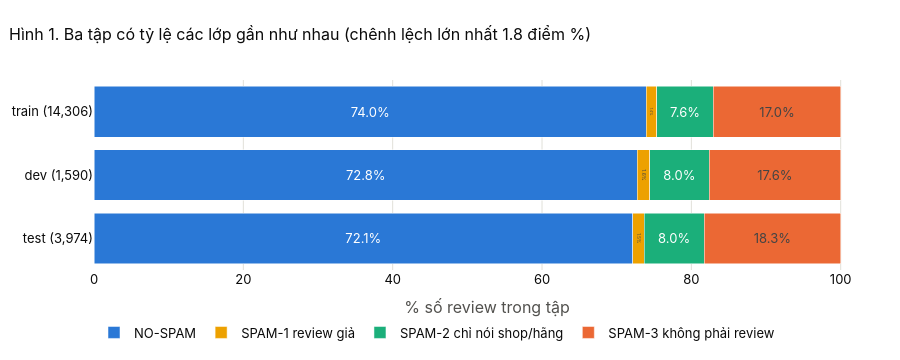

This figure's notebook cell:
### Markdown cell above
### 4.3 Ba tập train, dev, test có giống nhau không?

Nếu tác giả chia ngẫu nhiên và giữ tỷ lệ các lớp, thì tỷ lệ mỗi loại spam trong train, dev và test phải gần như bằng nhau.

### Code cell
split_counts = pd.crosstab(df["split"], df["type_name"]).loc[list(SPLIT_FILES)]   # thứ tự train, dev, test
split_share = split_counts.div(split_counts.sum(axis=1), axis=0) * 100

fig = go.Figure()
for type_name in split_share.columns:
    fig.add_trace(go.Bar(
        y=[f"{s} ({split_counts.loc[s].sum():,})" for s in split_share.index], x=split_share[type_name],
        name=type_name, orientation="h", marker_color=TYPE_COLORS[type_name],
        customdata=split_counts[type_name],
        text=[f"{v:.1f}%" for v in split_share[type_name]], textposition="inside", insidetextanchor="middle",
        hovertemplate="%{y}<br>" + type_name + ": %{customdata:,} review (%{x:.1f}%)<extra></extra>",
    ))
max_gap = (split_share.max() - split_share.min()).max()
show_fig(fig, f"Ba tập có tỷ lệ các lớp gần như nhau (chênh lệch lớn nhất {max_gap:.1f} điểm %)",
         barmode="stack", height=360, xaxis_title="% số review trong tập", yaxis_autorange="reversed",
         legend=BOTTOM_LEGEND)

### Figure 1 — Plotly figure (JSON) as saved in the notebook; plotly's stock layout.template omitted (floating-point values rounded to 4 significant figures)
{"data": [{"customdata": [10585, 1157, 2867], "hovertemplate": "%{y}<br>NO-SPAM: %{customdata:,} review (%{x:.1f}%)<extra></extra>", "insidetextanchor": "middle", "marker": {"color": "#2a78d6"}, "name": "NO-SPAM", "orientation": "h", "text": ["74.0%", "72.8%", "72.1%"], "textposition": "inside", "type": "bar", "x": [73.99, 72.77, 72.14], "y": ["train (14,306)", "dev (1,590)", "test (3,974)"]}, {"customdata": [195, 26, 61], "hovertemplate": "%{y}<br>SPAM-1 review giả: %{customdata:,} review (%{x:.1f}%)<extra></extra>", "insidetextanchor": "middle", "marker": {"color": "#eda100"}, "name": "SPAM-1 review giả", "orientation": "h", "text": ["1.4%", "1.6%", "1.5%"], "textposition": "inside", "type": "bar", "x": [1.363, 1.635, 1.535], "y": ["train (14,306)", "dev (1,590)", "test (3,974)"]}, {"customdata": [1087, 127, 319], "hovertemplate": "%{y}<br>SPAM-2 chỉ nói shop/hãng: %{customdata:,} review (%{x:.1f}%)<extra></extra>", "insidetextanchor": "middle", "marker": {"color": "#1baf7a"}, "name": "SPAM-2 chỉ nói shop/hãng", "orientation": "h", "text": ["7.6%", "8.0%", "8.0%"], "textposition": "inside", "type": "bar", "x": [7.598, 7.987, 8.027], "y": ["train (14,306)", "dev (1,590)", "test (3,974)"]}, {"customdata": [2439, 280, 727], "hovertemplate": "%{y}<br>SPAM-3 không phải review: %{customdata:,} review (%{x:.1f}%)<extra></extra>", "insidetextanchor": "middle", "marker": {"color": "#eb6834"}, "name": "SPAM-3 không phải review", "orientation": "h", "text": ["17.0%", "17.6%", "18.3%"], "textposition": "inside", "type": "bar", "x": [17.05, 17.61, 18.29], "y": ["train (14,306)", "dev (1,590)", "test (3,974)"]}], "layout": {"barmode": "stack", "height": 360, "legend": {"orientation": "h", "traceorder": "normal", "x": 0, "y": -0.25, "yanchor": "top"}, "title": {"text": "Hình 1. Ba tập có tỷ lệ các lớp gần như nhau (chênh lệch lớn nhất 1.8 điểm %)"}, "xaxis": {"title": {"text": "% số review trong tập"}}, "yaxis": {"autorange": "reversed"}}}
